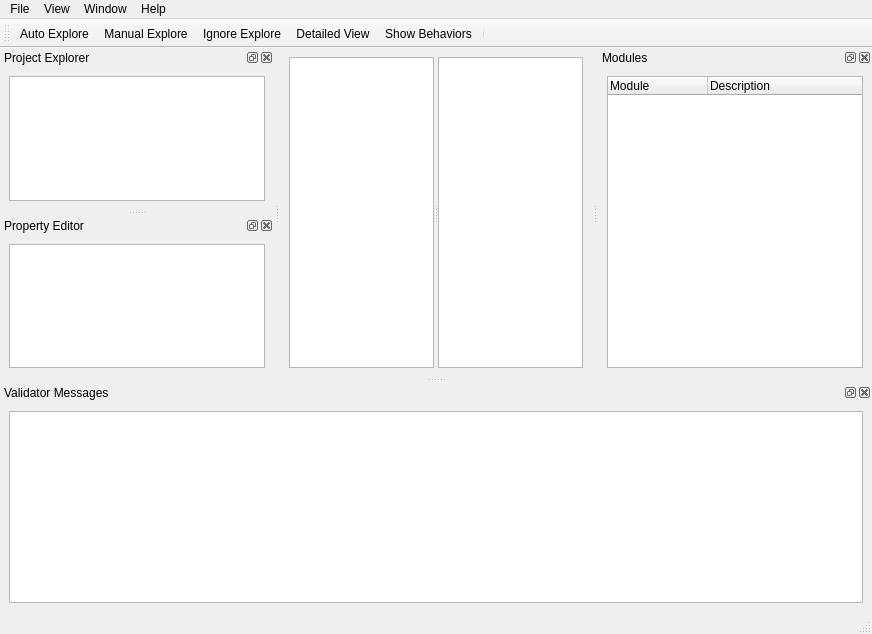
<?xml version="1.0" encoding="UTF-8"?>
<ui version="4.0">
 <class>MainWindow</class>
 <widget class="QMainWindow" name="MainWindow">
  <property name="geometry">
   <rect>
    <x>0</x>
    <y>0</y>
    <width>872</width>
    <height>634</height>
   </rect>
  </property>
  <property name="windowTitle">
   <string>Facile</string>
  </property>
  <property name="unifiedTitleAndToolBarOnMac">
   <bool>true</bool>
  </property>
  <widget class="QWidget" name="centralwidget">
   <layout class="QHBoxLayout" name="horizontalLayout">
    <item>
     <widget class="QSplitter" name="splitter">
      <property name="orientation">
       <enum>Qt::Horizontal</enum>
      </property>
      <widget class="QGraphicsView" name="graphicsView_2"/>
      <widget class="QGraphicsView" name="graphicsView"/>
     </widget>
    </item>
   </layout>
  </widget>
  <widget class="QMenuBar" name="menubar">
   <property name="geometry">
    <rect>
     <x>0</x>
     <y>0</y>
     <width>872</width>
     <height>19</height>
    </rect>
   </property>
   <widget class="QMenu" name="menuFile">
    <property name="title">
     <string>File</string>
    </property>
    <widget class="QMenu" name="menuNew_Project">
     <property name="title">
      <string>New Project</string>
     </property>
     <addaction name="actionFrom_Scratch"/>
     <addaction name="actionFrom_Existing_Project"/>
    </widget>
    <widget class="QMenu" name="menuRecent_Projects">
     <property name="title">
      <string>Recent Projects</string>
     </property>
     <addaction name="actionExample_Project"/>
    </widget>
    <addaction name="menuNew_Project"/>
    <addaction name="actionOpen_API"/>
    <addaction name="menuRecent_Projects"/>
    <addaction name="separator"/>
    <addaction name="actionSave_Project"/>
    <addaction name="actionSave_as"/>
    <addaction name="actionSave_New_Version"/>
   </widget>
   <widget class="QMenu" name="menuWindow">
    <property name="title">
     <string>Window</string>
    </property>
    <addaction name="actionProject_Tree"/>
    <addaction name="actionProperty_Editor"/>
    <addaction name="actionTarget_GUI_Model"/>
    <addaction name="actionAPI_Builder"/>
    <addaction name="actionAPI_Modules"/>
    <addaction name="actionValidator"/>
   </widget>
   <widget class="QMenu" name="menuHelp">
    <property name="title">
     <string>Help</string>
    </property>
   </widget>
   <widget class="QMenu" name="menuView">
    <property name="title">
     <string>View</string>
    </property>
   </widget>
   <addaction name="menuFile"/>
   <addaction name="menuView"/>
   <addaction name="menuWindow"/>
   <addaction name="menuHelp"/>
  </widget>
  <widget class="QStatusBar" name="statusbar"/>
  <widget class="QDockWidget" name="dockWidget_2">
   <property name="windowTitle">
    <string>Project Explorer</string>
   </property>
   <attribute name="dockWidgetArea">
    <number>1</number>
   </attribute>
   <widget class="QWidget" name="dockWidgetContents_2">
    <layout class="QVBoxLayout" name="verticalLayout">
     <item>
      <widget class="QTreeView" name="project_explorer_view"/>
     </item>
    </layout>
   </widget>
  </widget>
  <widget class="QDockWidget" name="dockWidget_4">
   <property name="allowedAreas">
    <set>Qt::BottomDockWidgetArea</set>
   </property>
   <property name="windowTitle">
    <string>Validator Messages</string>
   </property>
   <attribute name="dockWidgetArea">
    <number>8</number>
   </attribute>
   <widget class="QWidget" name="dockWidgetContents_4">
    <layout class="QVBoxLayout" name="verticalLayout_3">
     <item>
      <widget class="QListView" name="listView"/>
     </item>
    </layout>
   </widget>
  </widget>
  <widget class="QDockWidget" name="dockWidget_5">
   <property name="windowTitle">
    <string>Property Editor</string>
   </property>
   <attribute name="dockWidgetArea">
    <number>1</number>
   </attribute>
   <widget class="QWidget" name="dockWidgetContents_5">
    <layout class="QVBoxLayout" name="verticalLayout_2">
     <item>
      <widget class="QTreeView" name="property_editor_view"/>
     </item>
    </layout>
   </widget>
  </widget>
  <widget class="QDockWidget" name="dockWidget_6">
   <property name="windowTitle">
    <string>Modules</string>
   </property>
   <attribute name="dockWidgetArea">
    <number>2</number>
   </attribute>
   <widget class="QWidget" name="dockWidgetContents_6">
    <layout class="QVBoxLayout" name="verticalLayout_4">
     <item>
      <widget class="QTreeWidget" name="treeWidget_3">
       <column>
        <property name="text">
         <string>Module</string>
        </property>
       </column>
       <column>
        <property name="text">
         <string>Description</string>
        </property>
       </column>
      </widget>
     </item>
    </layout>
   </widget>
  </widget>
  <widget class="QToolBar" name="toolBar">
   <property name="windowTitle">
    <string>toolBar</string>
   </property>
   <attribute name="toolBarArea">
    <enum>TopToolBarArea</enum>
   </attribute>
   <attribute name="toolBarBreak">
    <bool>false</bool>
   </attribute>
   <addaction name="actionAutoExplore"/>
   <addaction name="actionManualExplore"/>
   <addaction name="actionIgnoreExplore"/>
   <addaction name="actionDetailed_View"/>
   <addaction name="actionShow_Behaviors"/>
   <addaction name="separator"/>
  </widget>
  <action name="actionOpen_API">
   <property name="text">
    <string>Open Project</string>
   </property>
  </action>
  <action name="actionSave_Project">
   <property name="text">
    <string>Save Project</string>
   </property>
  </action>
  <action name="actionSave_as">
   <property name="text">
    <string>Save As . . .</string>
   </property>
  </action>
  <action name="actionSave_New_Version">
   <property name="text">
    <string>Save New Version</string>
   </property>
  </action>
  <action name="actionFrom_Scratch">
   <property name="text">
    <string>From Scratch</string>
   </property>
  </action>
  <action name="actionFrom_Existing_Project">
   <property name="text">
    <string>From Existing Project</string>
   </property>
  </action>
  <action name="actionExample_Project">
   <property name="text">
    <string>Example Project</string>
   </property>
  </action>
  <action name="actionProject_Tree">
   <property name="text">
    <string>Project Tree</string>
   </property>
  </action>
  <action name="actionProperty_Editor">
   <property name="text">
    <string>Property Editor</string>
   </property>
  </action>
  <action name="actionTarget_GUI_Model">
   <property name="text">
    <string>Target GUI Model</string>
   </property>
  </action>
  <action name="actionAPI_Builder">
   <property name="text">
    <string>API Builder</string>
   </property>
  </action>
  <action name="actionValidator">
   <property name="text">
    <string>Validator</string>
   </property>
  </action>
  <action name="actionShow_Behaviors">
   <property name="checkable">
    <bool>true</bool>
   </property>
   <property name="text">
    <string>Show Behaviors</string>
   </property>
  </action>
  <action name="actionDetailed_View">
   <property name="checkable">
    <bool>true</bool>
   </property>
   <property name="text">
    <string>Detailed View</string>
   </property>
  </action>
  <action name="actionAutoExplore">
   <property name="text">
    <string>Auto Explore</string>
   </property>
   <property name="toolTip">
    <string>Explore the target GUI autonomously (no user control)</string>
   </property>
  </action>
  <action name="actionManualExplore">
   <property name="text">
    <string>Manual Explore</string>
   </property>
   <property name="toolTip">
    <string>Watch for changes in the target GUI as the user interacts with it.</string>
   </property>
  </action>
  <action name="actionIgnoreExplore">
   <property name="text">
    <string>Ignore Explore</string>
   </property>
   <property name="toolTip">
    <string>The user can interact with the target GUI without changes being recognized.</string>
   </property>
  </action>
  <action name="actionAPI_Modules">
   <property name="text">
    <string>API Modules</string>
   </property>
  </action>
 </widget>
 <resources/>
 <connections/>
</ui>
